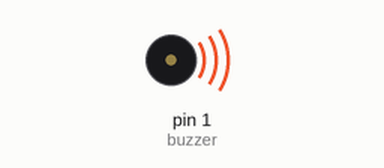
A sketch run on a simulated Arduino Uno, built with avr-gcc and run on an emulated ATmega328P. Parts: buzzer (waves = sounding, pin HIGH).

Above: at 0.05 s.
Timing chart, 0 to 3.0 s (numbered marks = the images above):
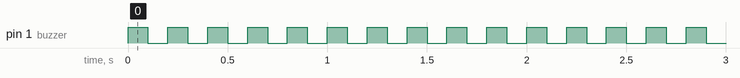

The sketch:

buzzer.ino
```cpp
//BLINKIN

int buzzer=1;


void setup() {
pinMode(buzzer,OUTPUT);

}

void loop() {
digitalWrite(buzzer,HIGH);
delay(100);
digitalWrite(buzzer,LOW);
delay(100);
}
```

Measured:
- by itself, pin 1 (buzzer): alternates HIGH for 0.10 s and LOW for 0.10 s
